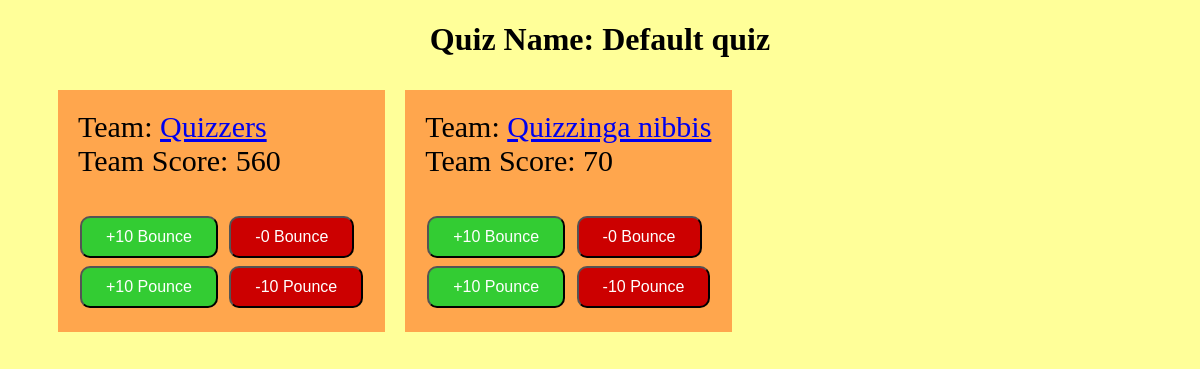
Before: /myapp/1/ with the older database file.
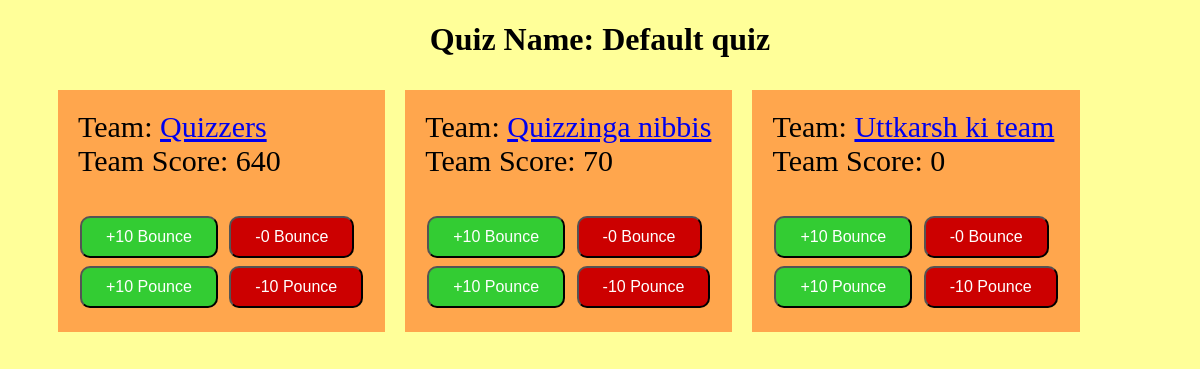
After: the same page with the newer database file.
### myapp/models.py (models this page shows, shortened)
class Quiz(models.Model):
	quiz_name = models.CharField(max_length = 200)

class Team(models.Model):
	team_name = models.CharField(max_length = 200)
	team_score = models.IntegerField(default = 0)
	quiz_id = models.ForeignKey(Quiz, on_delete = models.CASCADE)

### myapp/views.py (the view)
# urls.py: path('<int:quiz_id>/', views.detail, name = 'detail'),
def detail(request, quiz_id):
	try:
		quiz = Quiz.objects.get(pk = quiz_id)
	except quiz.DoesNotExist:
		raise Http404("Quiz does not exist")
	team_list = Team.objects.filter(quiz_id = quiz)
	score = Score.objects.get(quiz_id = quiz)
	context = {
		'quiz': quiz,
		'team_list': team_list,
		'score': score
	}
	return render(request, 'myapp/quiz_display.html', context)

### myapp/templates/myapp/quiz_display.html (shortened to what this page needs)
<!DOCTYPE html>
<html >
<h1 style="color:black" align = "center"> Quiz Name: {{quiz.quiz_name}}  </h1>
 <body style="background-color:#ffff99;">
{% if team_list %}
	<ul>
	<div class = "flex-container">
	{% for team in team_list %}
		<div>
		<div class = "update" quiz_id = {{quiz.id}}>
		Team: <a href = "/myapp/{{quiz.id}}/teams/{{team.id}}">{{team.team_name}}</a> <br>
		Team Score:<span class="b{{team.id}}"> {{team.team_score}}</span><br>
		</div>
		<br>
		<button class = "ajax_score Correct" type = "submit"  value = {{team.id}}  points = {{score.bounce_points}} >{% csrf_token %} +10 Bounce </button>
		<button class = "ajax_score Incorrect" type = "submit"  value = {{team.id}} points = {{score.bounce_points_negative}}>{% csrf_token %}-0 Bounce </button>
		<br>
		<button class = "ajax_score Correct" type = "submit"  value = {{team.id}} points = {{score.pounce_points}}>{% csrf_token %}+10 Pounce </button>
		<button class = "ajax_score Incorrect" type = "submit"  value = {{team.id}} points = {{score.pounce_points_negative}}>{% csrf_token %}-10 Pounce </button>
		</div>
		<br>
	{% endfor %}
	</div>
	</ul>
{% else %}
	<p> No teams are there. </p>
{% endif %}
</body>
</html>

### myapp/templates/myapp/quiz_display.html (style rules this page uses)
.Correct { background-color: #33cc33; border-radius: 10px; color: white; padding: 10px 24px; text-align: center; text-decoration: none; display: inline-block; font-size: 16px; margin: 4px 2px; cursor: pointer; transition-duration: 0.4s; }
.Incorrect { background-color: #cc0000; border-radius: 10px; color: white; padding: 10px 24px; text-align: center; text-decoration: none; display: inline-block; font-size: 16px; margin: 4px 2px; cursor: pointer; transition-duration: 0.4s; }
.flex-container { display: flex; background-color: #ffff99; flex-direction: row; align-items: center; }
.flex-container > div { background-color: #ffa64d; margin: 10px; padding: 20px; font-size: 30px; }

Changed rows visible on the page:
changed Team "Quizzers": team_score "560" → "640"
added Team: team_name "Uttkarsh ki team", team_score "0", {{ team.id }} 3 (drawn)
